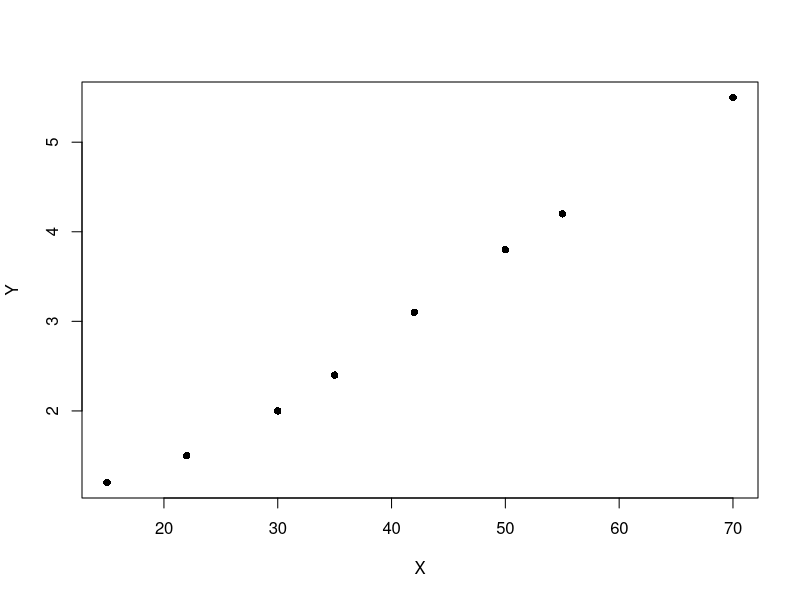
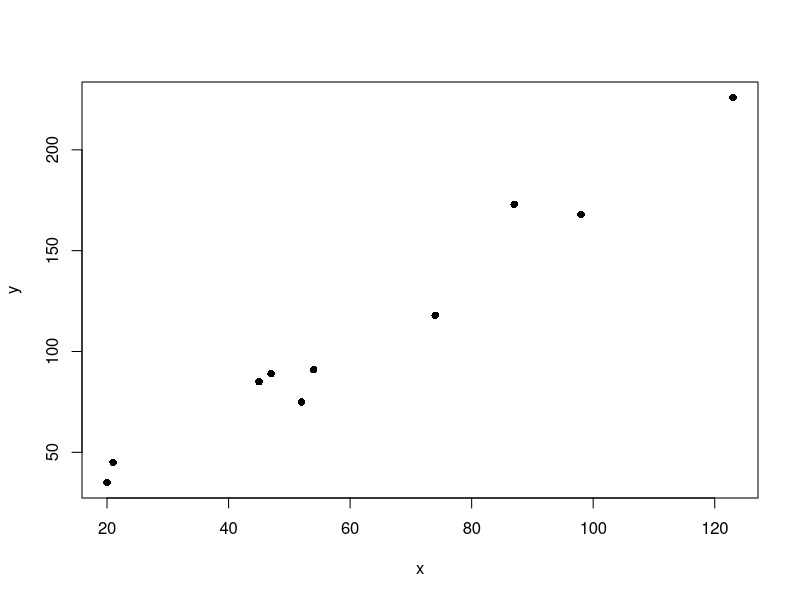
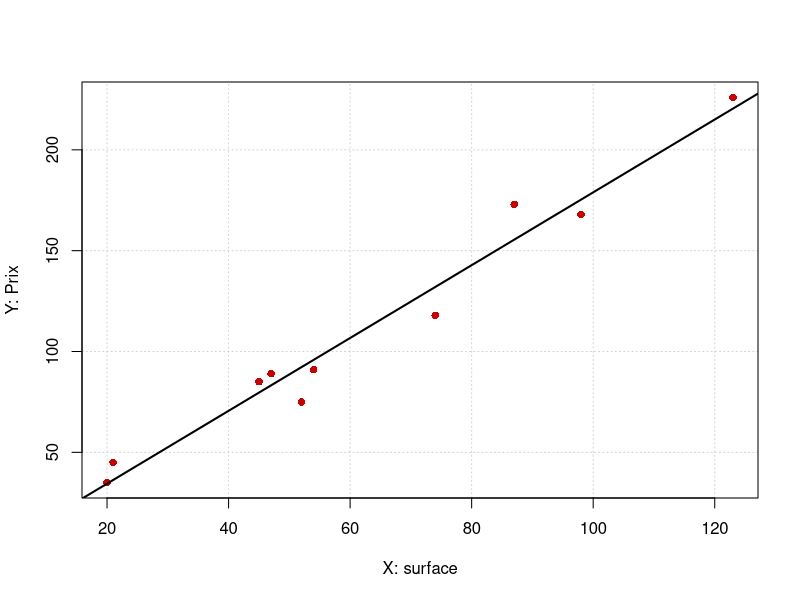

The R script that drew these images, in order:

#=============================================
#    Chapitre 2: Distribution bivariée
#=============================================

# Exemple 1

Fem=c(2,1); Mas=c(2,5)
tab=cbind(Fem,Mas)
rownames(tab)=c("Bleux", "Noirs")
tab

# Distribution marginales

ni.=rowSums(tab)
ni.

n.j=colSums(tab)
n.j

# Tableau des fréquences

fij=prop.table(tab)
fij

fi.=rowSums(fij)
fi.

f.j=colSums(fij)
f.j

# Test d'indépendance

fi. * f.j == fij

# Test de Khi-deux

K=chisq.test(tab, correct = F)

# X2 espérée

K$expected

# Khi2 observée

K$statistic

# ddl

K$parameter

# Khi2 tabulée (alpha=5%)

qchisq(0.05, K$parameter, lower.tail =  F)

# Exercice (Age/Canal d'achat)

tab2=data.frame("Mobile"=c(20,10,5), "Ordinateur"=c(5,15,10), 
                "Magasin"=c(5,10,20))
rownames(tab2)=c("18-25", "26-40", "41+")

tab2

k2=chisq.test(tab2, correct = F)

# khi-deux espérée
k2$expected

k2$statistic  # khi-deux observée

k2$parameter  # ddl

k2_t=qchisq(0.05, k2$parameter, lower.tail = F)  # khi-deux tabulée

k2_t

k2$statistic < k2_t # (si TRUE, on accepte l'hypothèse d'indépendance)

# covariance, corrélation et régression

X=c(15, 22, 30, 35, 42, 50, 55,70)
Y=c(1.2, 1.5, 2.0, 2.4, 3.1, 3.8, 4.2, 5.5)

# nuage de points

plot(X,Y, pch=16)

n=length(X)  # taille de l'échantillon

x.bar=mean(X); x.bar

y.bar=mean(Y); y.bar

cov.xy=(n-1)/n*cov(X,Y); cov.xy

var.x=(n-1)/n*var(X); var.x

var.y=(n-1)/n*var(Y); var.y

cor.xy=cor(X,Y); cor.xy

# Exemple: prix immobilier

x=c(20 , 47 , 21 , 52 , 45 , 74 , 87 , 98 , 54 , 123)
y=c(35 , 89 , 45 , 75 , 85 , 118 , 173 , 168 , 91 , 226)

nn=length(x)

plot(x,y, pch=16)

cc=cor(x,y); cc

# y=ax+b

a=cov(x,y)/var(x); a

b=mean(y)-a*mean(x); b

# on peut aussi déterminer l'équation de la régression
# de y en fonction de x autrement

lm(y ~ x)

# droite de x en fonction de y

a.prime=cov(x,y)/var(y); a.prime

b.prime=mean(x)-a.prime*mean(y); b.prime

# ou encore

lm(x ~ y)

# prévision

lm1=lm(y ~ x)
predict(lm1, newdata = data.frame(x=60))

#  Graphique

plot(x,y, pch=16, xlab="X: surface", ylab="Y: Prix", col="red3",
     panel.first = grid())
abline(a=b, b=a, lwd=2)
